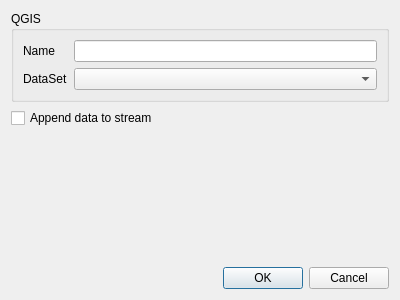
<?xml version="1.0" encoding="UTF-8"?>
<ui version="4.0">
 <class>GUIQGisDynaMindImport</class>
 <widget class="QDialog" name="GUIQGisDynaMindImport">
  <property name="geometry">
   <rect>
    <x>0</x>
    <y>0</y>
    <width>400</width>
    <height>300</height>
   </rect>
  </property>
  <property name="windowTitle">
   <string>Dialog</string>
  </property>
  <layout class="QVBoxLayout" name="verticalLayout">
   <item>
    <widget class="QGroupBox" name="groupBox">
     <property name="title">
      <string>QGIS</string>
     </property>
     <layout class="QGridLayout" name="gridLayout">
      <item row="1" column="1">
       <widget class="QComboBox" name="comboBox">
        <property name="editable">
         <bool>false</bool>
        </property>
        <property name="modelColumn">
         <number>0</number>
        </property>
       </widget>
      </item>
      <item row="1" column="0">
       <widget class="QLabel" name="label">
        <property name="text">
         <string>DataSet</string>
        </property>
       </widget>
      </item>
      <item row="0" column="0">
       <widget class="QLabel" name="label_2">
        <property name="text">
         <string>Name</string>
        </property>
       </widget>
      </item>
      <item row="0" column="1">
       <widget class="QLineEdit" name="lineEdit"/>
      </item>
     </layout>
    </widget>
   </item>
   <item>
    <widget class="QCheckBox" name="checkBox_append">
     <property name="text">
      <string>Append data to stream</string>
     </property>
    </widget>
   </item>
   <item>
    <spacer name="verticalSpacer">
     <property name="orientation">
      <enum>Qt::Vertical</enum>
     </property>
     <property name="sizeHint" stdset="0">
      <size>
       <width>20</width>
       <height>40</height>
      </size>
     </property>
    </spacer>
   </item>
   <item>
    <widget class="QDialogButtonBox" name="buttonBox">
     <property name="orientation">
      <enum>Qt::Horizontal</enum>
     </property>
     <property name="standardButtons">
      <set>QDialogButtonBox::Cancel|QDialogButtonBox::Ok</set>
     </property>
    </widget>
   </item>
  </layout>
 </widget>
 <resources/>
 <connections>
  <connection>
   <sender>buttonBox</sender>
   <signal>accepted()</signal>
   <receiver>GUIQGisDynaMindImport</receiver>
   <slot>accept()</slot>
   <hints>
    <hint type="sourcelabel">
     <x>248</x>
     <y>254</y>
    </hint>
    <hint type="destinationlabel">
     <x>157</x>
     <y>274</y>
    </hint>
   </hints>
  </connection>
  <connection>
   <sender>buttonBox</sender>
   <signal>rejected()</signal>
   <receiver>GUIQGisDynaMindImport</receiver>
   <slot>reject()</slot>
   <hints>
    <hint type="sourcelabel">
     <x>316</x>
     <y>260</y>
    </hint>
    <hint type="destinationlabel">
     <x>286</x>
     <y>274</y>
    </hint>
   </hints>
  </connection>
 </connections>
</ui>
